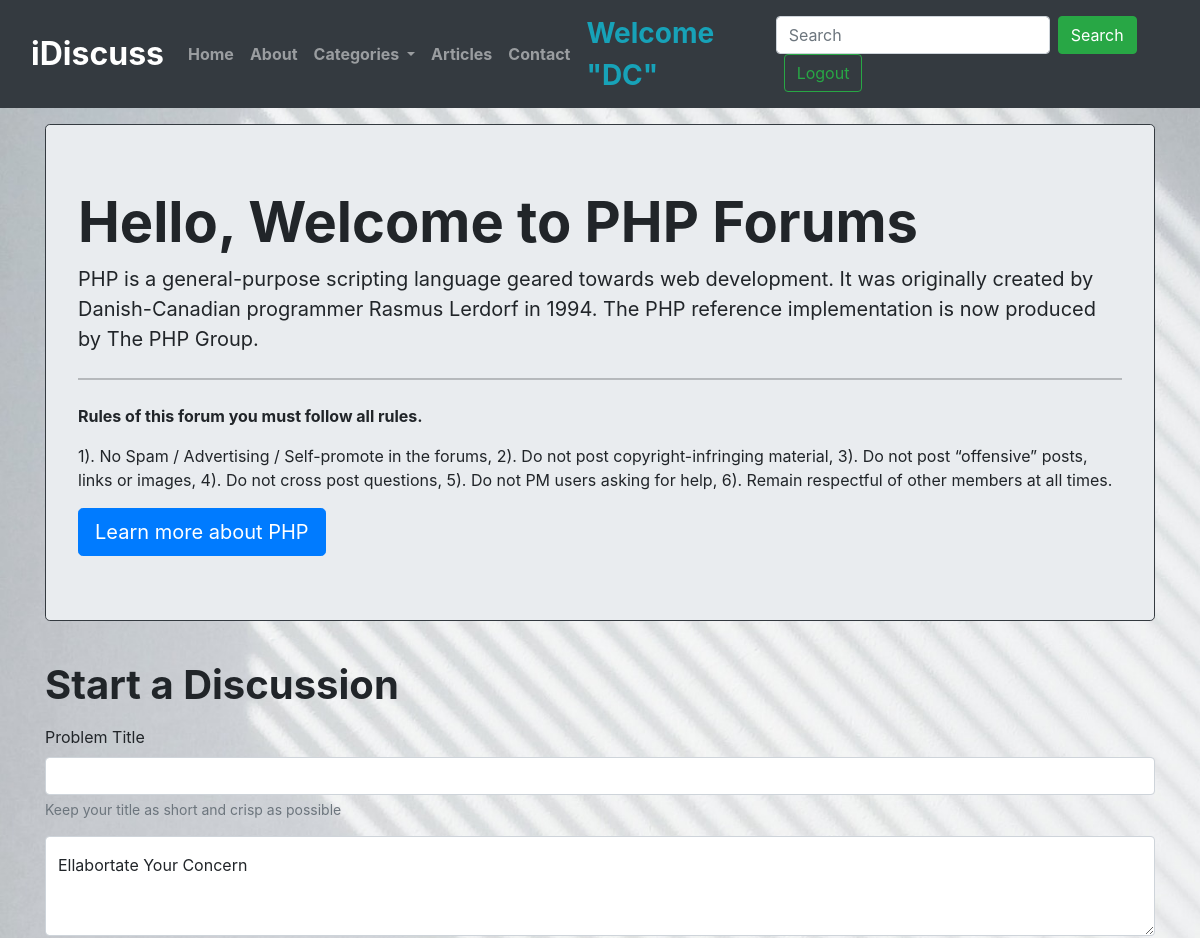
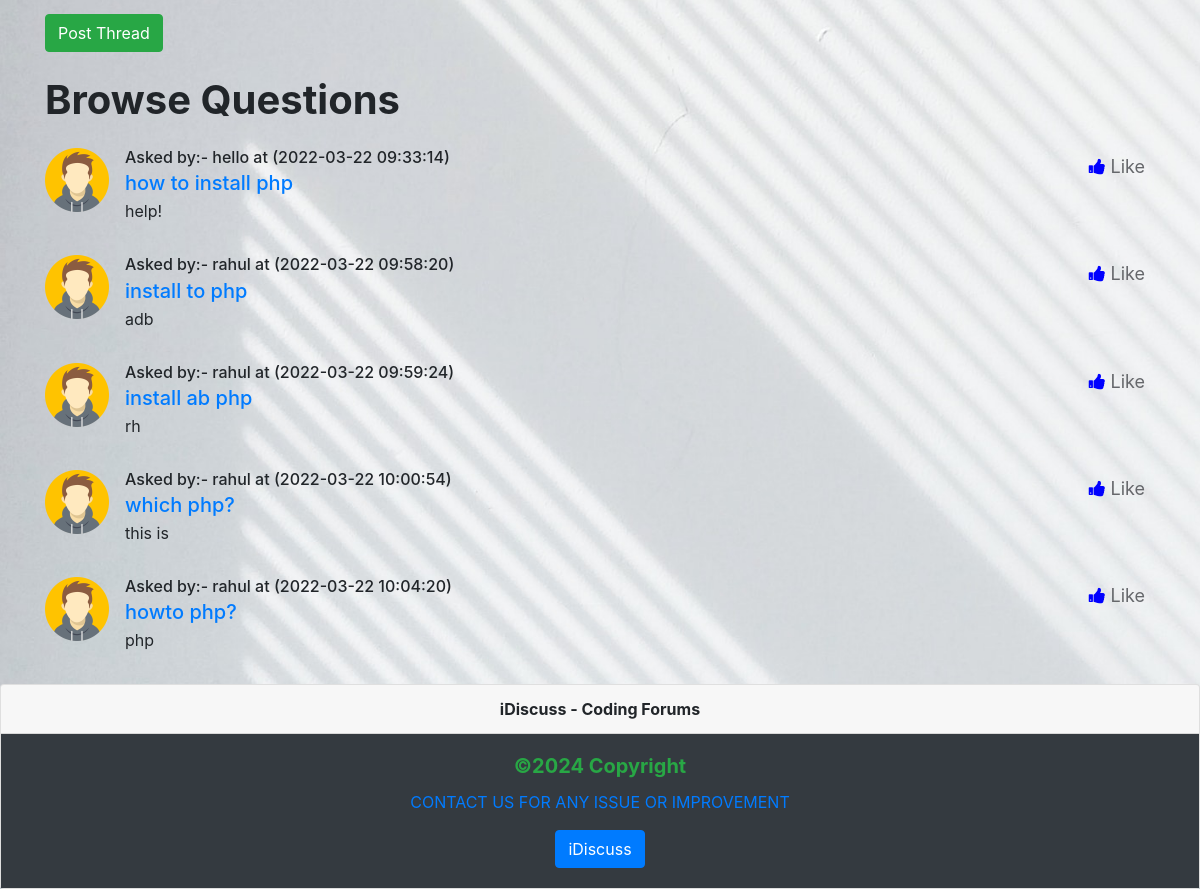
The page /threadlist.php?catid=1 (signed in) on the database its author committed (2 pictures, top to bottom).
### tables this page shows
CREATE TABLE `categories` (
  `categorie_id` int(9) NOT NULL,
  `categorie_name` varchar(255) NOT NULL,
  `categorie_description` text NOT NULL,
  `created` datetime NOT NULL DEFAULT current_timestamp()
);

CREATE TABLE `threads` (
  `thread_id` int(9) NOT NULL,
  `thread_title` varchar(255) NOT NULL,
  `thread_desc` text NOT NULL,
  `thread_cat_id` int(9) NOT NULL,
  `thread_user_id` int(9) NOT NULL,
  `timestamp` datetime NOT NULL DEFAULT current_timestamp()
);

CREATE TABLE `users` (
  `sno` int(9) NOT NULL,
  `user_name` varchar(12) NOT NULL,
  `user_email` varchar(255) NOT NULL,
  `user_pass` varchar(255) NOT NULL,
  `timestemp` datetime NOT NULL DEFAULT current_timestamp()
);

### threadlist.php (the view, shortened to what this page needs)
<!doctype html>
<html lang="en">
<head>
    <link href="https://cdn.jsdelivr.net/npm/bootstrap@5.1.3/dist/css/bootstrap.min.css" rel="stylesheet">
    <link rel="stylesheet" href="https://cdn.jsdelivr.net/npm/bootstrap@4.6.1/dist/css/bootstrap.min.css">
    <link rel="stylesheet" href="style.css" />
    <link rel="stylesheet" href="https://cdnjs.cloudflare.com/ajax/libs/font-awesome/4.7.0/css/font-awesome.min.css">
</head>
<body>
    <?php include 'partials/_dbconnect.php'; ?>
    <?php include 'partials/_header.php'; ?>
    <?php
    $id = $_GET['catid'];
    $sql = "SELECT * FROM `categories` WHERE categorie_id=$id";
    $result = mysqli_query($conn, $sql);
    while ($row = mysqli_fetch_assoc($result)) {
        $catname = $row['categorie_name'];
        $catdesc = $row['categorie_description'];
    }
    ?>
    <!-- <?php
            include("_dbconnect.php");
            ?> -->
    <div class="container my-3">
        <div class="jumbotron border rounded-3 border-dark rounded-lg">
            <h1 class="display-4 fw-bolder">Hello, Welcome to <?php echo $catname; ?> Forums</h1>
            <p class="lead fw-normal"><?php echo $catdesc; ?></p>
            <hr class="my-4">
            <p><b>Rules of this forum you must follow all rules.</b></P>
            <p>1). No Spam / Advertising / Self-promote in the forums, 2). Do not post copyright-infringing material,
                3).
                Do not post “offensive” posts, links or images, 4). Do not cross post questions, 5). Do not PM users
                asking for help, 6). Remain respectful of other members at all times.</p>
            <a class="btn btn-primary btn-lg" href="https://en.wikipedia.org/wiki/<?php echo $catname; ?>_(programming_language)" role="button">Learn
                more about <?php echo $catname; ?></a>
        </div>
    </div>
    <?php
    if (isset($_SESSION['loggedin']) && $_SESSION['loggedin'] == true) {
        echo '<div class="container fw-normal">
            <h1 class="py-2 fw-bolder">Start a Discussion</h1>
            <form action=" ' . $_SERVER['REQUEST_URI'] . '" method="post" enctype="multipart/form-data">
                <div class="mb-3">
                    <label for="exampleInputEmail1" class="form-label">Problem Title</label>
                    <input type="text" class="form-control" id="title" name="title" aria-describedby="emailHelp" required>
                    <input type="hidden" name="sno" value="' . $_SESSION["sno"] . '">
                    <div id="emailHelp" class="form-text">Keep your title as short and crisp as possible</div>
                </div>
                <div class="form-floating mb-3">
                    <textarea class="form-control" placeholder="Leave a comment here" id="desc" name="desc"
                        style="height: 100px" required></textarea>
                    <label for="floatingTextarea2">Ellabortate Your Concern</label>
                </div>
                <button type="submit" class="btn btn-success" name="but_upload">Post Thread</button>
            </form>
        </div>';
    }
    ?>
    <div class="container">
        <h1 class="my-4 fw-bolder">Browse Questions</h1>
        <?php
        $id = $_GET['catid'];
        $sql = "SELECT * FROM `threads` WHERE thread_cat_id=$id";
        $result = mysqli_query($conn, $sql);
        while ($row = mysqli_fetch_assoc($result)) {
            $title = $row['thread_title'];
            $desc = $row['thread_desc'];
            $id = $row['thread_id'];
            $thread_time = $row['timestamp'];
            $thread_user_id = $row['thread_user_id'];
            $sql2 = "SELECT user_name FROM `users` WHERE sno= $thread_user_id";
            $result2 = mysqli_query($conn, $sql2);
            $row2 = mysqli_fetch_assoc($result2);
            echo '<ul class="list-unstyled">
                <li class="media my-3">
                <img src="img/avatar.png" class="mr-3" alt="avatar" hight="64px" width="64px">
                <div class="media-body fw-normal">
                    <h6 class="mt-0 mb-1"> Asked by:- ' . $row2['user_name'] . ' at (' . $thread_time . ')</h6>
                    <h5 class="mt-0 mb-1"><a href="thread.php?threadid=' . $id . ' ">' . $title . '</a></h5>
                    <p>' . $desc . '</p>
                </div>
                <a href="#"><button id="like" onclick="liked()">
                    <i class="fa fa-thumbs-up"></i>
                    <span class="icon">Like</span>
                </button></a>
                <script>
                    function liked(){
                        var element = document.getElementById("like");
                        element.classList.toggle("liked");
                    }
                 </script>
                </li>';
        }
        ?>
    </div>
    <?php include 'partials/_footer.php'; ?>
</body>
</html>

### style.css (style rules this page uses)
.fa { font-size: 1.2em; }
i { color: blue; }
button { background: transparent; border: unset; outline: 0; font-size: 18px; cursor: pointer; color: #65676b; padding: 5px 10px; }

### threadlist.php (style rules this page uses)
body { background-image: url('img/bg2.jpg'); background-size: cover; }

### rows shown on the page
categories: categorie_name "PHP", categorie_description "PHP is a general-purpose scripting language geared towards web development. It was originally created by Danish-Canadian programmer Rasmus Lerdorf in 1994. The PHP reference implementation is now produced by The PHP Group."
threads: users.user_name "hello", timestamp "2022-03-22 09:33:14", thread_title "how to install php", thread_desc "help!"
threads: users.user_name "rahul", timestamp "2022-03-22 09:58:20", thread_title "install to php", thread_desc "adb"
threads: users.user_name "rahul", timestamp "2022-03-22 09:59:24", thread_title "install ab php", thread_desc "rh"
threads: users.user_name "rahul", timestamp "2022-03-22 10:00:54", thread_title "which php?", thread_desc "this is"
threads: users.user_name "rahul", timestamp "2022-03-22 10:04:20", thread_title "howto php?", thread_desc "php"

### other values the page prints
$_SESSION['useremail'] "DC"
